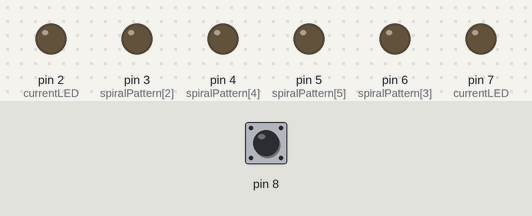
A sketch run on a simulated Arduino Uno, built with avr-gcc and run on an emulated ATmega328P. Shown: output pins drawn as LEDs (lit = HIGH). Dashed ring = blinking. Inputs (shaded band) come from the test bench; at power-on: pin 8 HIGH.

Above: at 1.2 s.
1.3 s: pin 8 pulled LOW for 0.15 s
At 2.5 s:
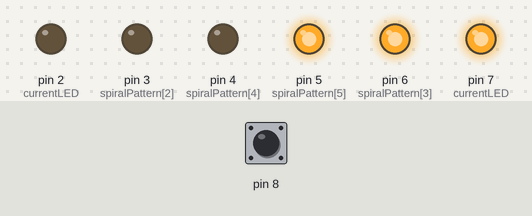
2.9 s: pin 8 pulled LOW for 1 s
At 3.28 s:
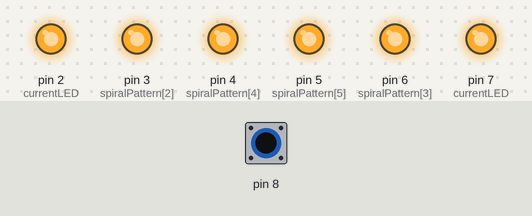
5.9 s: pin 8 pulled LOW for 3.2 s
At 9.3 s:
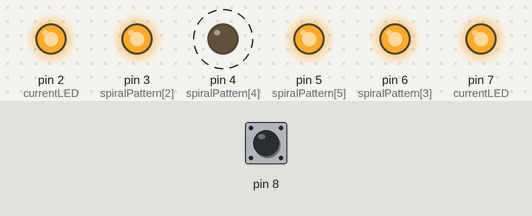
10.6 s: pin 8 pulled LOW for 0.15 s
At 11.9 s:
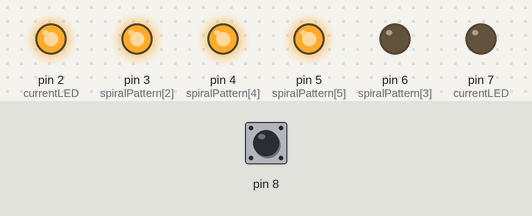
12.2 s: pin 8 pulled LOW for 1 s
At 12.5 s:
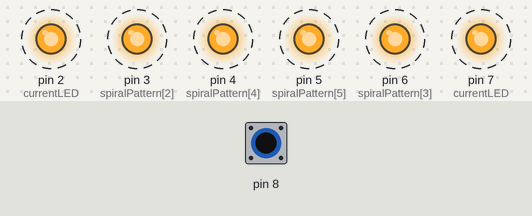
15.2 s: pin 8 pulled LOW for 3.2 s
At 19.2 s:
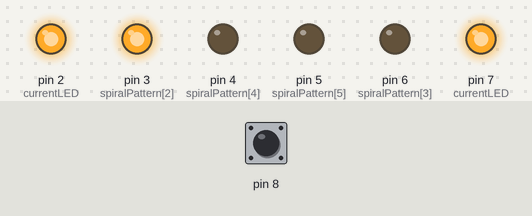
Timing chart, 0 to 20.7 s (numbered marks = the images above; inputs shaded):
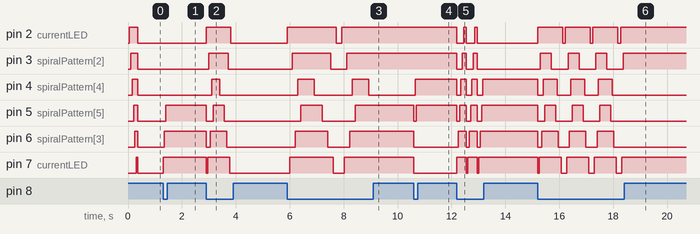

Measured:
- after the input at 1.3 s, pin 5 (spiralPattern[5]): LOW → HIGH after 0.10 s; pin 6 (spiralPattern[3]): LOW → HIGH after 0.05 s; pin 7 (currentLED): LOW → HIGH at once
- after the input at 2.9 s, pin 2 (currentLED): LOW → HIGH at once, → LOW 0.92 s later; pin 3 (spiralPattern[2]): LOW → HIGH after 0.10 s, → LOW 0.71 s later
- after the input at 5.9 s, pin 2 (currentLED): LOW → HIGH at once, → LOW 1.8 s later, → HIGH 0.20 s later; pin 3 (spiralPattern[2]): LOW → HIGH after 0.20 s, → LOW 1.4 s later, → HIGH 0.61 s later
- after the input at 10.6 s, pin 4 (spiralPattern[4]): LOW → HIGH after 0.05 s; pin 5 (spiralPattern[5]): HIGH → LOW at once, → HIGH 0.10 s later; pin 6 (spiralPattern[3]), pin 7 (currentLED): HIGH → LOW at once
- after the input at 12.2 s, pin 2 (currentLED): alternates HIGH for 0.10 s and LOW for 0.28 s, 5 changes in all, then stays LOW, starting at once; pin 3 (spiralPattern[2]): alternates HIGH for 0.15 s and LOW for 0.23 s, 5 changes in all, then stays LOW, starting at once
- after the input at 15.2 s, pin 2 (currentLED): alternates HIGH for 0.92 s and LOW for 0.10 s, 7 changes in all, then stays HIGH, starting at once; pin 3 (spiralPattern[2]): alternates HIGH for 0.41 s and LOW for 0.61 s, 7 changes in all, then stays HIGH, starting after 0.10 s

The sketch:

lightshow.ino
```cpp
unsigned long previousTime = 0;
int currentLED = 2;
long interval = 50;
int switchState, prevSwitchState, mode = 0;

int spiralPattern[] = {2, 7, 3, 6, 4, 5};
int spiralIndex = 0;
bool spiralAscending = true;

void setup() {
  // Initialize pins
  for (int x = 2; x < 8; x++) {
    pinMode(x, OUTPUT);
  }
  pinMode(8, INPUT);
}

void loop() {
  mainUpdate();
}
```

light_types.ino
```cpp
void linearGlow (bool ascending) {
  digitalWrite(currentLED, HIGH);

  if (ascending) {
    currentLED++;
    if (currentLED > 8) loopLights(0);
  } else {
    currentLED--;
    if (currentLED < 0) loopLights(7);
  }
}

void spiralType (int input) {
  digitalWrite(spiralPattern[spiralIndex], input);
  input > 0 ? spiralIndex++ : spiralIndex--;
}

void spiralGlow () {
  if (spiralAscending) {
    spiralType(HIGH);
    if (spiralIndex > 8) spiralAscending = false;
  } else {
    spiralType(LOW);
    if (spiralIndex < 0) spiralAscending = true;
  }
}
```

update.ino
```cpp
void mainUpdate () {
  unsigned long currentTime = millis();
  toggleLightModeOnKeyUp(digitalRead(8));

  if (currentTime - previousTime > interval)
    showLights(currentTime);
}

void toggleLightModeOnKeyUp (int switchState) {
  // Listen for changes in button
  bool toggled = false;

  while (switchState == 1) {
    toggled = true;
    switchState = digitalRead(8);
  }

  if (toggled) {
    mode = (mode + 1) % 4;
    resetDisplay();
  }

}

void showLights (unsigned long currentTime) {
  previousTime = currentTime;
  switch (mode) {
    case 0:
      linearGlow(true);
      break;
    case 1:
      linearGlow(false);
      break;
    case 2:
    case 3:
      spiralGlow();
      break;
  }
}

/*
   Helpers
*/

void resetDisplay () {
  clearLights();
  resetLEDIndex();
  resetInterval();
  spiralAscending = true;
}

int resetLEDIndex () {
  switch (mode) {
    case 0:
      currentLED = 2;
      break;
    case 1:
      currentLED = 7;
      break;
    case 2:
    case 3:
      spiralIndex = 0;
      break;
  }
}

int resetInterval () {
  switch (mode) {
    case 0:
    case 1:
    case 2:
      interval = 50;
      break;
    case 3:
      interval = 100;
      break;
  }
}

void clearLights () {
  for (int i = 2; i < 8; i++) {
    digitalWrite(i, LOW);
  }
}

void loopLights (int led) {
  clearLights();
  currentLED = led;
}
```
